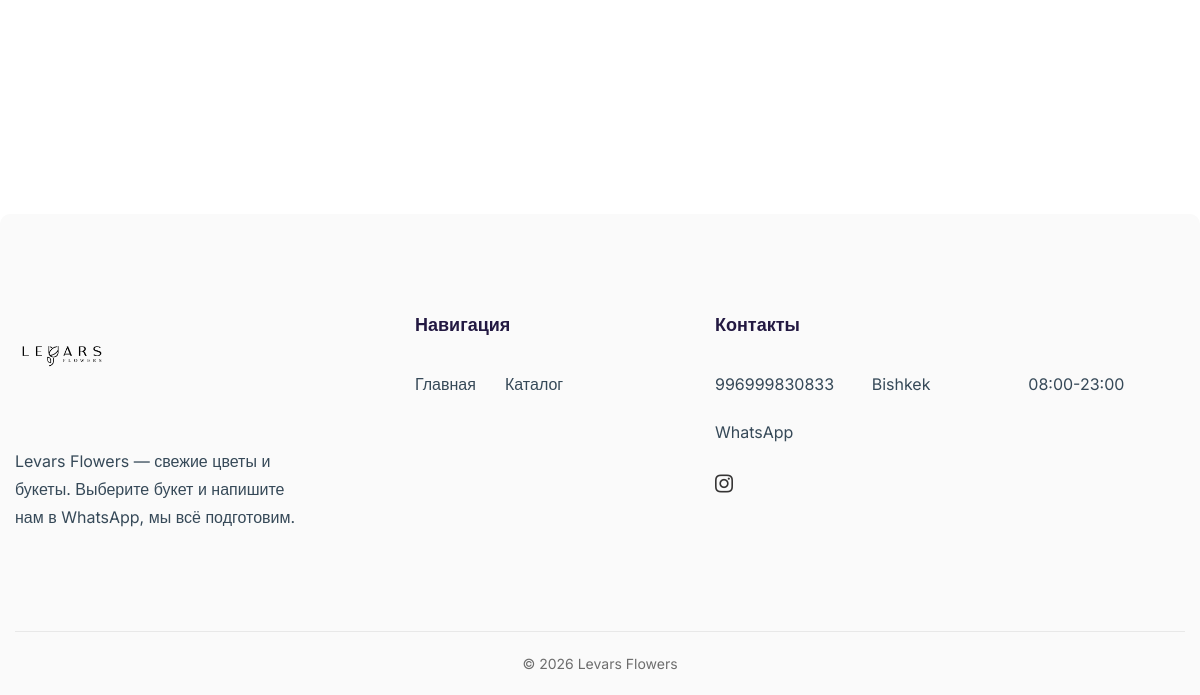
/product/buket-roz/ (lower part), run on an earlier commit of the app's database.
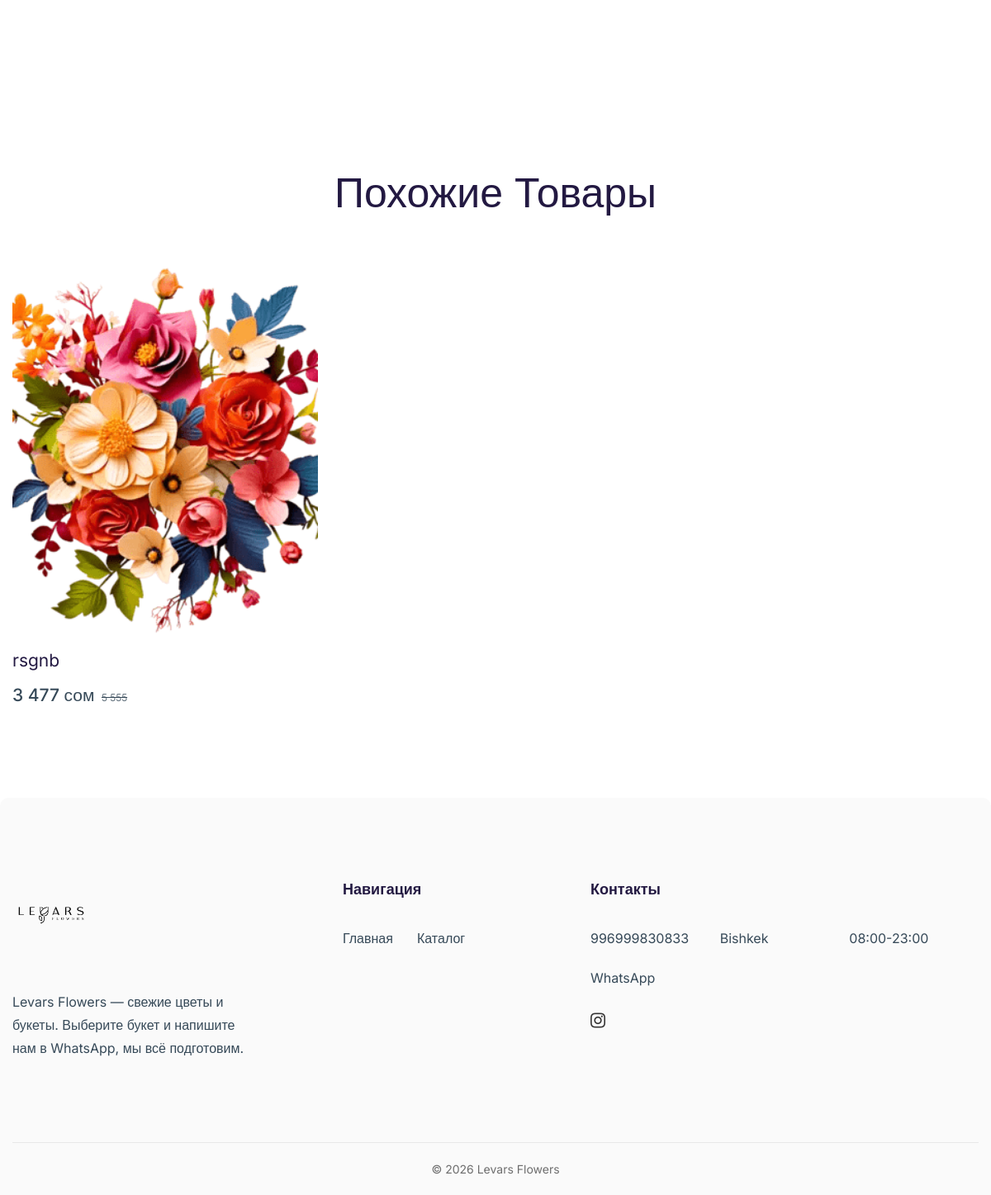
And on a later commit of the database.
### shop/models.py (models this page shows, shortened)
class SiteSettings(models.Model):
    whatsapp = models.CharField(
        'Номер WhatsApp', max_length=20,
        help_text='Только цифры, с кодом страны, без "+" и пробелов',
    )
    currency = models.CharField(
        'Валюта', max_length=10, blank=True,
        help_text='Показывается после цены, например: сом, ₽, $',
    )
    phone = models.CharField('Телефон для показа', max_length=30, blank=True)
    address = models.CharField('Адрес', max_length=300, blank=True)
    working_hours = models.CharField('Часы работы', max_length=100, blank=True)
    instagram = models.URLField('Instagram', blank=True)
    class Meta:
        verbose_name = 'Настройки сайта'
        verbose_name_plural = 'Настройки сайта'
    @classmethod
    def load(cls):
        obj, _ = cls.objects.get_or_create(pk=1)
        return obj

class Product(models.Model):
    name = models.CharField('Название', max_length=200)
    slug = models.SlugField('Адрес (slug)', unique=True)
    description = models.TextField('Описание', blank=True)
    price = models.PositiveIntegerField('Цена')
    old_price = models.PositiveIntegerField('Старая цена', null=True, blank=True)
    category = models.ForeignKey(
        Category, on_delete=models.PROTECT,
        related_name='products', verbose_name='Категория',
    )
    image = models.ImageField('Фото', upload_to='products/')
    in_stock = models.BooleanField('В наличии', default=True)
    is_new = models.BooleanField('Новинка', default=False)
    order = models.PositiveIntegerField('Порядок', default=0)
    created_at = models.DateTimeField(auto_now_add=True)
    is_bestseller = models.BooleanField('Топ продаж', default=False)
    class Meta:
        ordering = ['order', '-created_at']
        verbose_name = 'Товар'
        verbose_name_plural = 'Товары'
    def get_absolute_url(self):
        return reverse('product_detail', args=[self.slug])

### shop/views.py (the view)
# urls.py: path('product/<slug:slug>/', views.product_detail, name='product_detail'),
def product_detail(request, slug):
    product = get_object_or_404(Product.objects.select_related('category'), slug=slug)
    related = (
        Product.objects.filter(category=product.category)
        .exclude(pk=product.pk)[:3]
    )
    return render(request, 'shop/product_detail.html', {'product': product, 'related': related})

### shop/context_processors.py (called while the page is built)
def site_context(request):
    return {
        'site': SiteSettings.load(),
        'nav_categories': Category.objects.all(),
    }

### shop/templatetags/shop_tags.py (called while the page is built)
@register.simple_tag(takes_context=True)
def whatsapp_url(context, product=None):
    site = context.get('site')
    number = ''.join(ch for ch in (site.whatsapp if site else '') if ch.isdigit())
    if not number:
        return '#'
    if product is None:
        text = 'Здравствуйте! Хочу сделать заказ.'
    else:
        request = context.get('request')
        link = request.build_absolute_uri(product.get_absolute_url()) if request else ''
        price = f'{product.price} {site.currency}'.strip()
        text = f'Здравствуйте! Хочу заказать: {product.name} — {price}\n{link}'.strip()
    return f'https://wa.me/{number}?text={quote(text)}'

### shop/templates/shop/product_detail.html (shortened to what this page needs)
{% extends 'shop/base.html' %}
{% load static shop_tags %}
{% block content %}
<section class="section-space">
</section>
{% if related %}
<section class="section-space pt-0">
    <div class="container">
        <div class="row">
            <div class="col-12">
                <div class="section-title text-center">
                    <h2 class="title">Похожие товары</h2>
                </div>
            </div>
        </div>
        <div class="row mb-n4 mb-sm-n10 g-3 g-sm-6">
            {% for product in related %}
            <div class="col-6 col-lg-4 mb-4 mb-sm-8">
                {% include 'shop/_product_card.html' %}
            </div>
            {% endfor %}
        </div>
    </div>
</section>
{% endif %}
{% endblock %}

### shop/templates/shop/base.html (shortened to what this page needs)
{% load static shop_tags %}
<!DOCTYPE html>
<html class="no-js" lang="ru">
<head>
    <link rel="stylesheet" href="{% static 'assets/css/vendor/bootstrap.min.css' %}">
    <link rel="stylesheet" href="{% static 'assets/css/plugins/swiper-bundle.min.css' %}">
    <link rel="stylesheet" href="{% static 'assets/css/plugins/font-awesome.min.css' %}">
    <link rel="stylesheet" href="{% static 'assets/css/plugins/fancybox.min.css' %}">
    <link rel="stylesheet" href="{% static 'assets/css/plugins/nice-select.css' %}">
    <link rel="stylesheet" href="{% static 'assets/css/style.min.css' %}">
</head>
<body>
    <div class="wrapper">
        <main class="main-content">
            {% block content %}{% endblock %}
        </main>
        <footer class="footer-area" id="contacts">
            <div class="footer-main">
                <div class="container">
                    <div class="row">
                        <div class="col-md-6 col-lg-4">
                            <div class="widget-item">
                                <div class="widget-about">
                                    <a class="widget-logo" href="{% url 'home' %}">
                                        <img src="{% static 'assets/images/logo_levars_black.png' %}" width="95" height="68" alt="Levars Flowers">
                                    </a>
                                    <p class="desc">Levars Flowers — свежие цветы и букеты. Выберите букет и напишите нам в WhatsApp, мы всё подготовим.</p>
                                </div>
                            </div>
                        </div>
                        <div class="col-md-6 col-lg-3 mt-md-0 mt-9">
                            <div class="widget-item">
                                <h4 class="widget-title">Навигация</h4>
                                <ul class="widget-nav">
                                    <li><a href="{% url 'home' %}">Главная</a></li>
                                    <li><a href="{% url 'catalog' %}">Каталог</a></li>
                                </ul>
                            </div>
                        </div>
                        <div class="col-md-6 col-lg-5 mt-lg-0 mt-6">
                            <div class="widget-item">
                                <h4 class="widget-title">Контакты</h4>
                                <ul class="widget-nav">
                                    {% if site.phone %}<li><a href="tel:{{ site.phone }}">{{ site.phone }}</a></li>{% endif %}
                                    {% if site.address %}<li>{{ site.address }}</li>{% endif %}
                                    {% if site.working_hours %}<li>{{ site.working_hours }}</li>{% endif %}
                                    {% if site.whatsapp %}<li><a href="{% whatsapp_url %}" target="_blank" rel="noopener">WhatsApp</a></li>{% endif %}
                                </ul>
                                {% if site.instagram %}
                                <div class="widget-social">
                                    <a href="{{ site.instagram }}" target="_blank" rel="noopener" aria-label="Instagram"><i class="fa fa-instagram"></i></a>
                                </div>
                                {% endif %}
                            </div>
                        </div>
                    </div>
                </div>
            </div>
            <div class="footer-bottom">
                <div class="container pt-0 pb-0">
                    <div class="footer-bottom-content">
                        <p class="copyright">© {% now "Y" %} Levars Flowers</p>
                    </div>
                </div>
            </div>
        </footer>
    </div>
</body>
</html>

### shop/templates/shop/_product_card.html (shortened to what this page needs)
{% load shop_tags %}
<div class="product-item">
    <div class="product-thumb">
        <a class="d-block" href="{{ product.get_absolute_url }}">
            <img src="{{ product.image.url }}" width="370" height="450" alt="{{ product.name }}">
        </a>
        {% if product.in_stock %}
        <div class="product-action">
        </div>
        {% endif %}
    </div>
    <div class="product-info">
        <h4 class="title"><a href="{{ product.get_absolute_url }}">{{ product.name }}</a></h4>
        <div class="prices">
            {% if product.in_stock %}
            <span class="price">{{ product.price|floatformat:"0g" }} {{ site.currency }}</span>
            {% if product.old_price %}<span class="price-old">{{ product.old_price|floatformat:"0g" }}</span>{% endif %}
            {% else %}
            <span class="price">Нет в наличии</span>
            {% endif %}
        </div>
    </div>
</div>

What changed in the data, as far as the page shows it:
added Product: image (picture), name "rsgnb", price "3 477", {{ site.currency }} "сом", old_price "5 555"
Also different on the page:
text now shown: "Похожие Товары"
